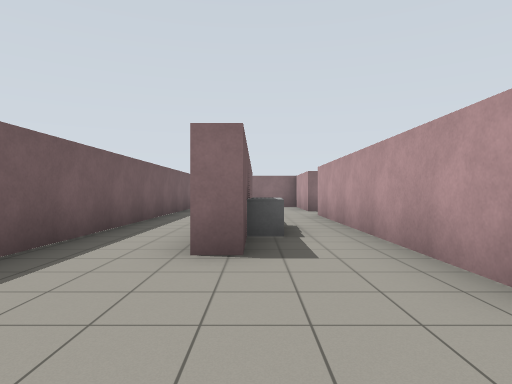
view 1 (above)

24 first-person views from a walk through a world built for the Gazebo simulator. The camera is 1.2 m above the floor, looks level and sees 75° across. The floor is counted in squares, 2 m on a side. Each view is taken from the middle of a square. On the plan, view 1 faces up. The plan holds only what a view shows up to about 9 squares ahead; the rest is blank.

view 2
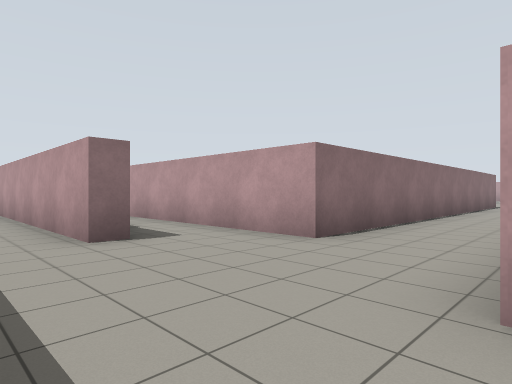

view 3
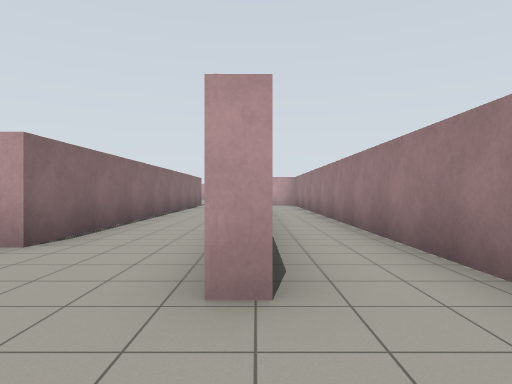

view 4
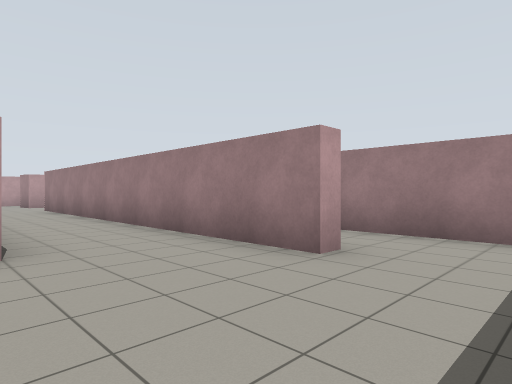

view 5
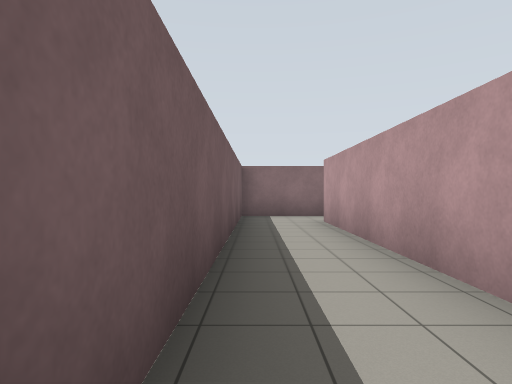

view 6
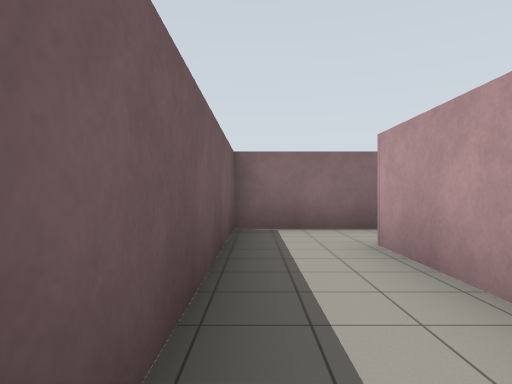

view 7
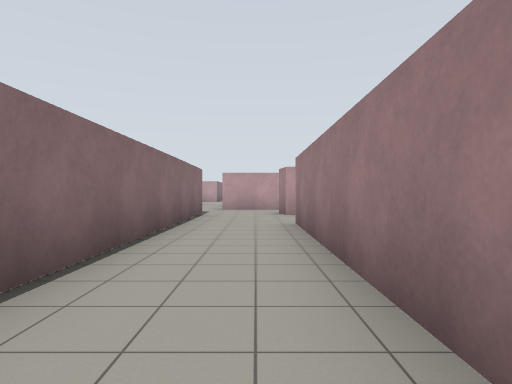

view 8
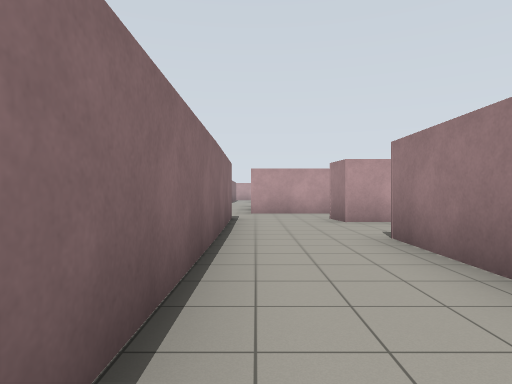

view 9
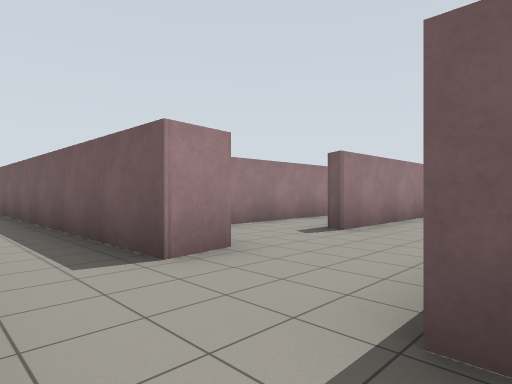

view 10
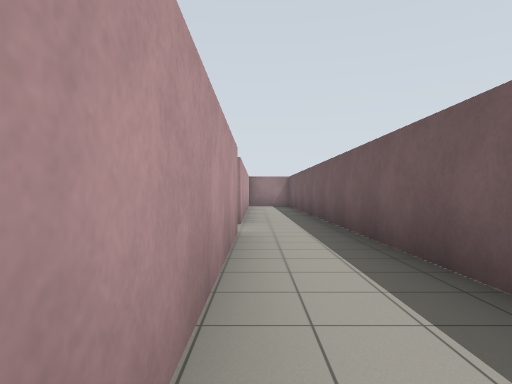

view 11
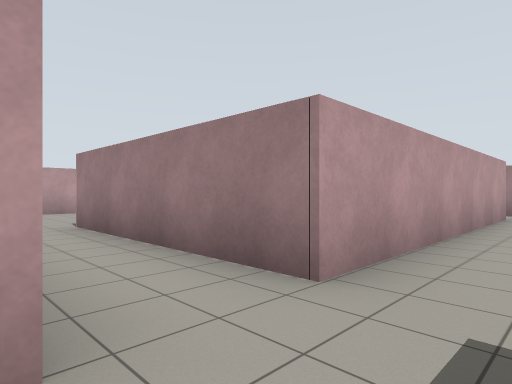

view 12
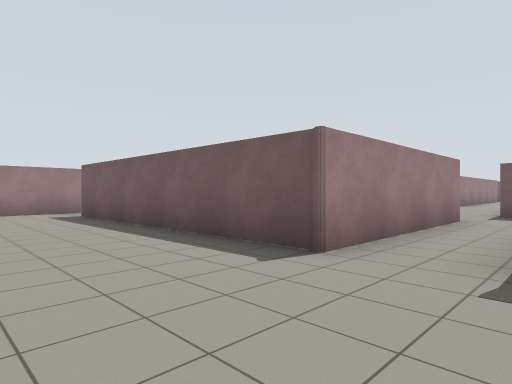

view 13
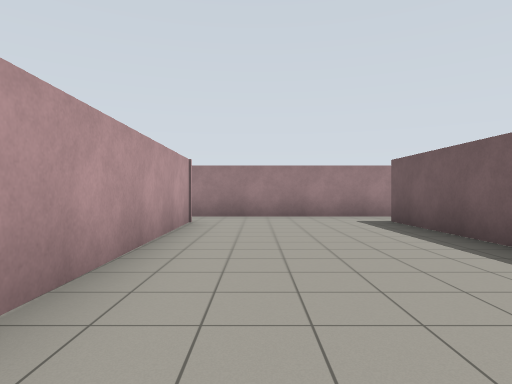

view 14
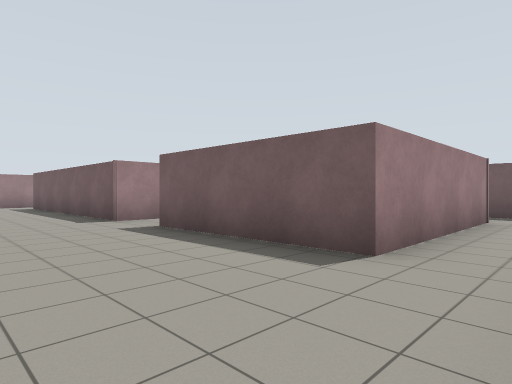

view 15
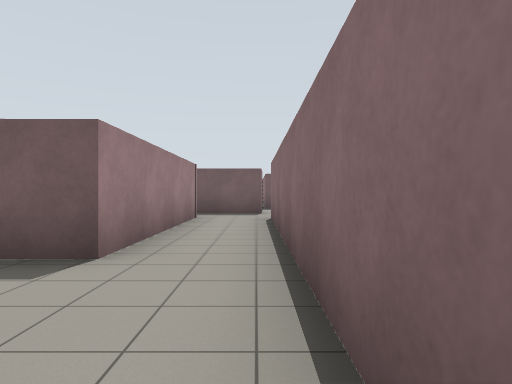

view 16
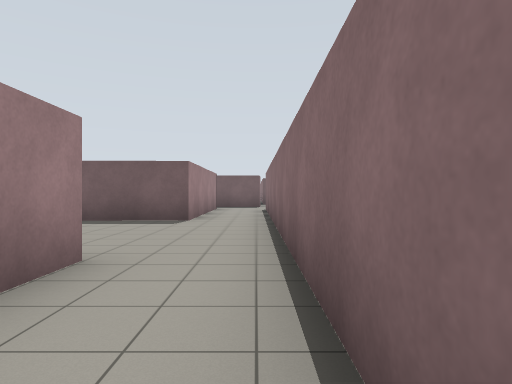

view 17
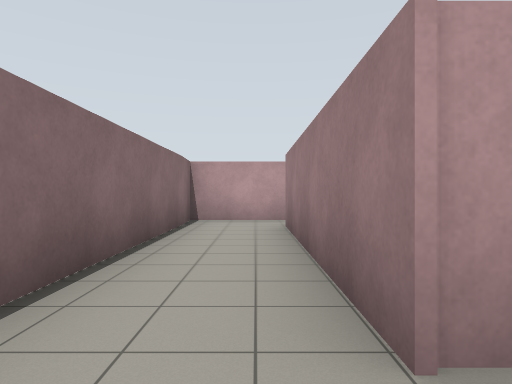

view 18
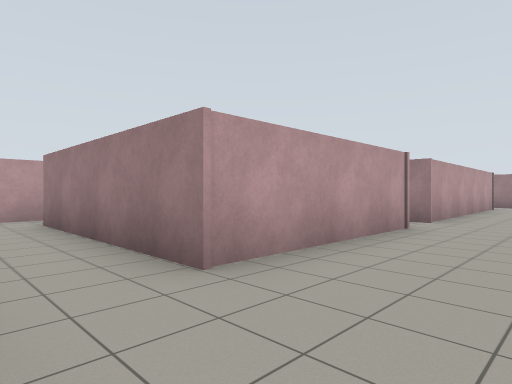

view 19
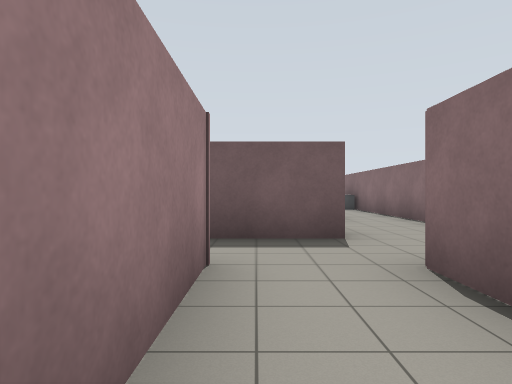

view 20
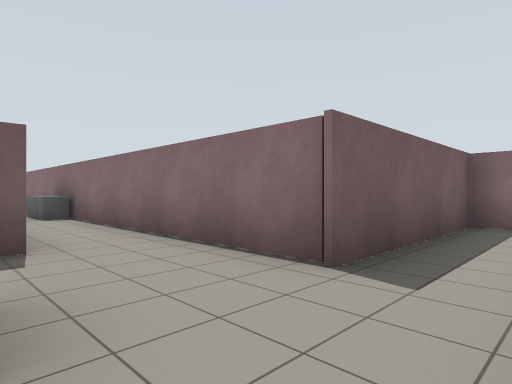

view 21
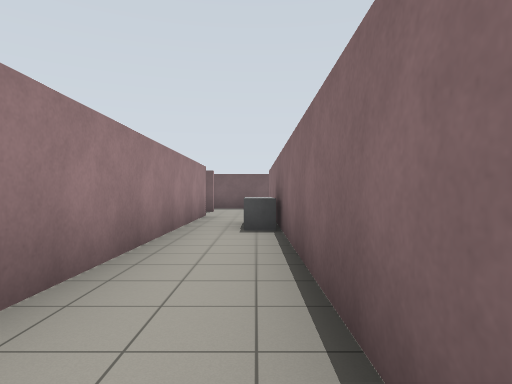

view 22
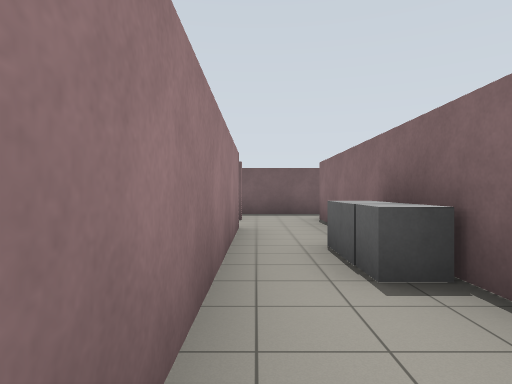

view 23
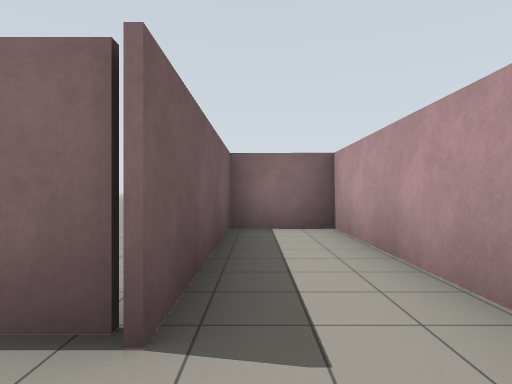

view 24
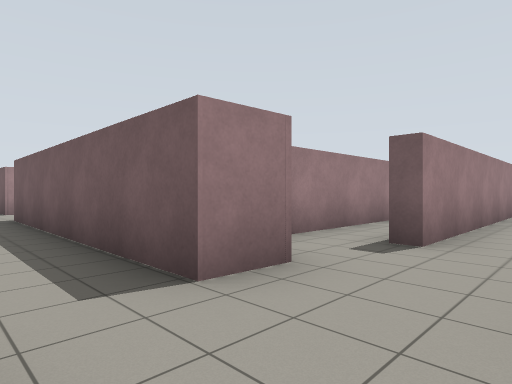

### Floor plan
Ten units are one square. View 1 is at (0, 0); x grows to the right and y downward. Boxes are objects, and circles mark ways between rooms. Rooms are numbered by the first view taken in them; rooms with no view inside come last. Other rooms are left out.
<svg viewBox="-29 -151 335 255">
<path fill="none" stroke="#000" d="M-1 -42 -1 -32 -6 -32 -6 -44M-6 -64 -6 -119M-2 7 103 8M0 -134 -24 -134 -24 -30M125 -15 16 -15 16 -64M-2 11 -2 7M103 8 103 12M-15 27 110 27M126 17 126 8M152 -66 200 -66 201 -26M126 8 135 7 136 99M126 8 135 8M241 -23 241 -66 289 -66M127 -82 137 -81 137 -15 125 -15M153 59 153 -11 201 -11 202 58M153 -106 153 -145 135 -146M196 72 246 72M241 56 241 -11 246 -11M153 94 153 75M301 -61 301 -83 153 -83M138 -146 137 -104 16 -104M35 -87 111 -87 111 -83M16 -64 16 -86"/>
<rect x="-5" y="-55" width="10" height="10" fill="#bbb"><title>other object</title></rect>
<rect x="55" y="-105" width="10" height="10" fill="#bbb"><title>grey box</title></rect>
<rect x="65" y="-105" width="10" height="10" fill="#bbb"><title>grey box</title></rect>
<circle cx="-15" cy="10" r="3" fill="#2a7"/>
<circle cx="115" cy="10" r="3" fill="#2a7"/>
<circle cx="10" cy="-75" r="3" fill="#2a7"/>
<circle cx="130" cy="-5" r="3" fill="#2a7"/>
<text x="10" y="-40">1</text>
<text x="50" y="20">2</text>
<text x="180" y="-20">3</text>
</svg>
Room 1 opens to room 2. Room 1 opens to room 3.

Where each view was taken, in squares from view 1:
view 1: 0 up, 0 right, facing up
view 2: 1 down, 2 left, facing up-right
view 3: 1 down, 2 left, facing right
view 4: 2 up, 2 left, facing down-right
view 5: 5 up, 2 left, facing up
view 6: 8 up, 2 left, facing up
view 7: 0 up, 4 right, facing right
view 8: 1 up, 6 right, facing right
view 9: 2 up, 15 right, facing down-left
view 10: 1 down, 15 right, facing down
view 11: 3 up, 14 right, facing down-right
view 12: 3 up, 23 right, facing down-left
view 13: 1 up, 23 right, facing down
view 14: 8 up, 23 right, facing down-left
view 15: 8 up, 23 right, facing left
view 16: 8 up, 27 right, facing left
view 17: 7 up, 23 right, facing right
view 18: 8 up, 22 right, facing down-right
view 19: 7 up, 18 right, facing left
view 20: 8 up, 15 right, facing up-left
view 21: 10 up, 12 right, facing left
view 22: 9 up, 9 right, facing left
view 23: 9 up, 14 right, facing up
view 24: 10 up, 15 right, facing down-left
